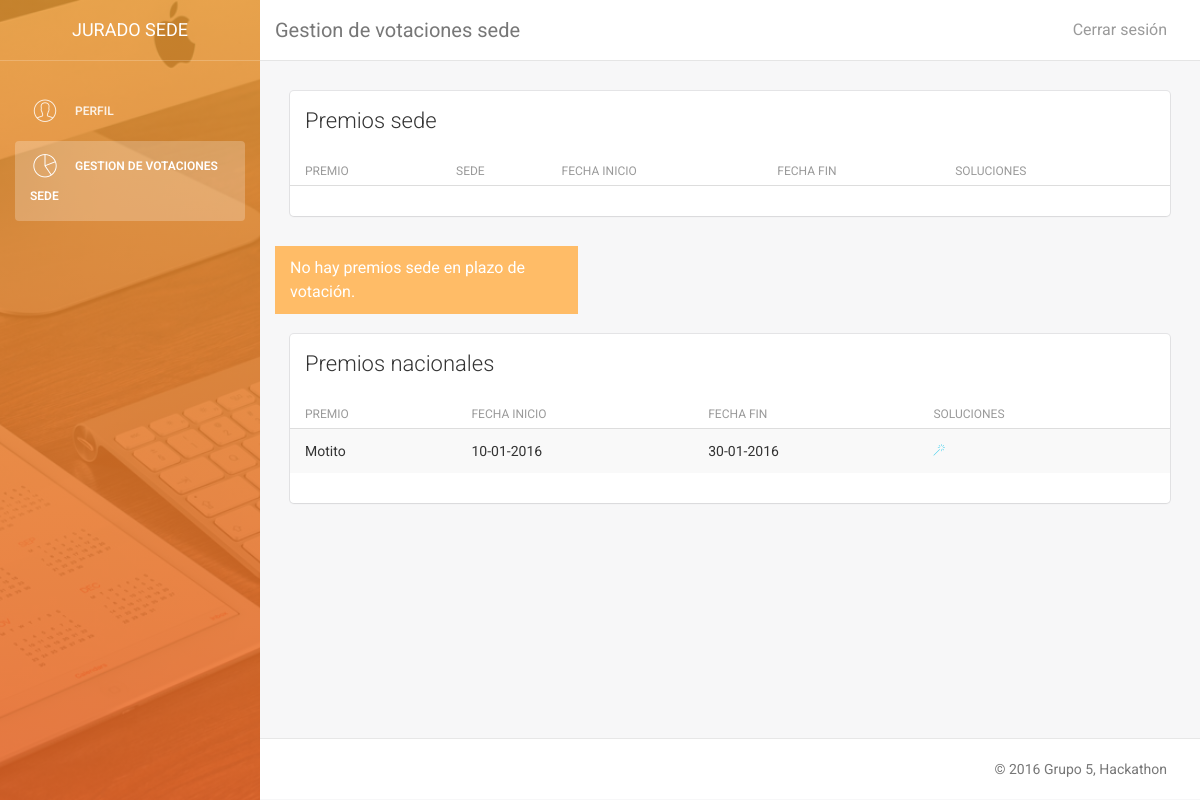
/vistas/jurado_sede/js_menu.php (signed in), run on an earlier commit of the app's database.
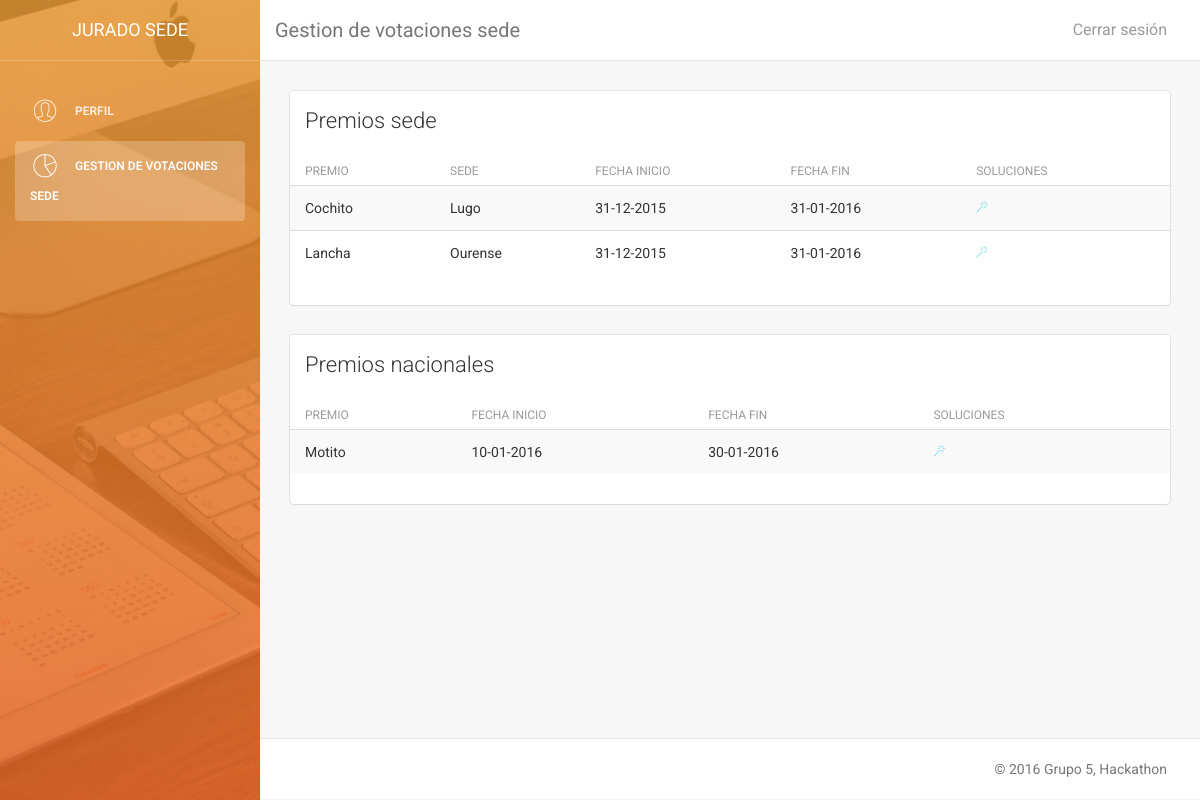
And on a later commit of the database.
### tables this page shows
CREATE TABLE IF NOT EXISTS Premio (
  `idPremio` VARCHAR(50) NOT NULL,
  `Sede_idSede` VARCHAR(50),
  `Descripcion` VARCHAR(300),
  `FechaEquipos` DATE NOT NULL,
  `FechaJuradoS` DATE NOT NULL,
  `FechaJuradoN` VARCHAR(45),
  `TipoPremio` ENUM('s', 'n') DEFAULT 'n',
  `Solucion_EsPropuesta` TINYINT(1),
  `Solucion_Equipo_idEquipo` VARCHAR(50),
  `Solucion_Reto_idReto` VARCHAR(50),
  PRIMARY KEY (`idPremio`),
  CONSTRAINT `fk_Premio_Solucion`
    FOREIGN KEY (`Solucion_EsPropuesta` , `Solucion_Equipo_idEquipo` , `Solucion_Reto_idReto`)
    REFERENCES Solucion(`EsPropuesta` , `Equipo_idEquipo` , `Reto_idReto`)
    ON DELETE CASCADE
    ON UPDATE CASCADE,
  CONSTRAINT `fk_Premio_Sede`
    FOREIGN KEY (`Sede_idSede`)
    REFERENCES Sede(`idSede`)
    ON DELETE CASCADE
    ON UPDATE CASCADE);

### modelo/esp.php (called while the page is built, shortened)
<?php
$idioma["aceptar"] = "Aceptar";
$idioma["cancelar"] = "Cancelar";
$idioma["editar"] = "Editar";
$idioma["eliminar"] = "Eliminar";
$idioma["volver"] = "Volver";
$idioma["crear"] = "Crear";
$idioma["modificar"] = "Modificar";
$idioma["cerrar"] = "Cerrar sesión";
$idioma["si"] = "SI";
$idioma["no"] = "NO";
$idioma['perfil'] = "Perfil";
$idioma['editar_perfil'] = "Editar perfil";
$idioma['eliminar_perfil'] = "Eliminar mi cuenta";
$idioma['rol'] = "Rol";
$idioma['idioma'] = "Idioma";
$idioma['nueva_pass'] = "Nueva contraseña";
$idioma["login_introduccion"] = "Bienvenido a la pagina del Hackaton.";
$idioma["login_introduccion2"] = "El mayor evento de retos del mundo";
$idioma["login_logueate"] = "Logueate en nuestro sitio";
$idioma["login_introduzca"] = "Introduzca su usario y contraseña para entrar:";
$idioma["login_usuario"] = "Usuario";
$idioma["login_pass"] = "Contraseña";
$idioma["login_aceptar"] = "Entra!";
$idioma["login_registrar"] = "Regístrate";
$idioma["login_or"] = "o si no...";
$idioma["login_visita"] = "Mira los retos";
$idioma["login_retos"] = "Retos";
$idioma['login_frase_retos'] = "Haz click en los retos para ver su descripcion";
$idioma['volver_login'] = "Volver al login";
$idioma['crear_reto'] = "¡Crea un reto!";
$idioma["registro_introduccion"] = "Bienvenido a la pagina del Hackaton.";
$idioma["registro_introduccion2"] = "El mayor evento de retos del mundo";
$idioma["registro_registrate"] = "Regístrate en nuestro sitio";
$idioma["registro_introduzca"] = "Rellena los campos para regístrarte:";
$idioma["registro_usuario"] = "Usuario";
$idioma["registro_sede"] = "Sede";
$idioma["registro_nombre"] = "Nombre";
$idioma["registro_pass"] = "Contraseña";
$idioma["registro_email"] = "Correo";
$idioma["registro_equipo"] = "Equipo";
$idioma["registro_aceptar"] = "Regístrate";
$idioma["registro_volver"] = "Volver";
$idioma["reto_introduce"] = "Completa los siguientes campos";
$idioma["gestion_retos"] = "Gestión de retos";
$idioma["retoSi"] = "Retos aceptados";
$idioma["retoNo"] = "Retos no aceptados";
$idioma["reto_nombre"] = "Nombre del reto";
$idioma["reto_descripcion"] = "Descripción";
$idioma["reto_aceptado"] = "Aceptado";
$idioma["reto_crear"] = "Crear reto";
$idioma["reto_modificar"] = "Modificar reto";
$idioma['retos'] = "Retos";
$idioma['reto_eliminar'] = "Eliminar reto";
$idioma["gestion_sedes"] = "Gestion de sedes";
$idioma["nueva_sede"] = "Nueva Sede";
$idioma["id_Sede"] = "Introduzca Ubicación";
$idioma["nombre_sede"] = "Nombre de sede";
$idioma["eliminar_sede"] = "Eliminar sede";
$idioma["gestion_usuarios"] = "Gestion de usuarios";
$idioma["nuevo_usu"] = "Crear usuario";
?>

### modelo/model_premio.php (called while the page is built, shortened)
<?php
include_once 'connect_DB.php';
class Premio {
    public function listar($tipo){
        $db = new Database();
        $sqlPremios = $db->consulta('SELECT * FROM Premio WHERE TipoPremio= \'' . $tipo . '\'');
        $arrayPremios = array();
        while ($row = mysqli_fetch_assoc($sqlPremios)) {
            $arrayPremios[] = $row;
        }
        return $arrayPremios;
    }
}
?>

### modelo/connect_DB.php (called while the page is built, shortened)
<?php
class Database {
    var $conexion;
    public function __construct($host="localhost",$user="admin_hackaton",
                                $pass="iu", $db="et1_hackaton"){
        $this->conexion = mysqli_connect($host, $user, $pass, $db);
    }
    public function consulta($sentencia){
        return mysqli_query($this->conexion,$sentencia);
    }
}
?>

### vistas/jurado_sede/js_menu.php (the view, shortened to what the changed rows need)
<!doctype html>
<html lang="en">
    <?php
    include_once '../../modelo/model_premio.php';
    $p = new Premio();
    $premiosS = $p->listar('s');
    $premiosN = $p->listar('n');
    $date = date('Y-m-d', time());
    ?>
    <body>
        <div class="wrapper">
            <div class="main-panel">
                <div class="content">
                    <div class="container-fluid">
                        <div class="card">
                            <div class="content table-responsive table-full-width">
                                <table class="table table-hover table-striped">
                                    <thead>
                                        <th><?php echo $idioma['premio'];?></th>
                                        <th><?php echo $idioma['registro_sede'];?></th>
                                        <th><?php echo $idioma['fi'];?></th>
                                        <th><?php echo $idioma['ff'];?></th>
                                        <th><?php echo $idioma['soluciones'];?></th>
                                    </thead>
                                    <tbody>
                                        <?php $count = 0;
                                        foreach ($premiosS as $ps){
                                        if(($ps['FechaEquipos'] < $date) && ($ps['FechaJuradoS'] >= $date)){
                                        $count++;?>
                                        <tr>
                                            <td><?php echo $ps['idPremio'];?></td>
                                            <td><?php echo $ps['Sede_idSede'];?></td>
                                            <td><?php $fi=date_create($ps['FechaEquipos']);
                                            echo date_format($fi,"d-m-Y");?></td>
                                            <td><?php $ff=date_create($ps['FechaJuradoS']);
                                            echo date_format($ff,"d-m-Y");?></td>
                                            <td><a href="js_soluciones_sede.php?premio=<?php echo $ps['idPremio'];?>&sede=<?php echo $ps['Sede_idSede'];?>"><i class="pe-7s-magic-wand"></i></a></td>
                                        </tr>
                                        <?php }
                                        }?>
                                    </tbody>
                                </table>
                            </div>
                        </div>
                        <?php if($count == 0){ ?>
                        <div class="row">
                            <div class="col-md-4 alert alert-warning bs-alert-old-docs">
                                <p><?php echo $idioma['js_no_ps'];?>.</p>
                            </div>
                        </div>
                        <?php } ?>
                        <div class="card">
                            <div class="content table-responsive table-full-width">
                                <table class="table table-hover table-striped">
                                    <thead>
                                        <th><?php echo $idioma['premio'];?></th>
                                        <th><?php echo $idioma['fi'];?></th>
                                        <th><?php echo $idioma['ff'];?></th>
                                        <th><?php echo $idioma['soluciones'];?></th>
                                    </thead>
                                    <tbody>
                                        <?php
                                        foreach ($premiosN as $pn){
                                        if(($pn['FechaEquipos'] < $date) && ($pn['FechaJuradoS'] >= $date)){
                                        $count2++;?>
                                        <tr>
                                            <td><?php echo $pn['idPremio'];?></td>
                                            <td><?php $fi=date_create($pn['FechaEquipos']);
                                            echo date_format($fi,"d-m-Y");?></td>
                                            <td><?php $ff=date_create($pn['FechaJuradoS']);
                                            echo date_format($ff,"d-m-Y");?></td>
                                            <td><a href="js_soluciones.php?premio=<?php echo $pn['idPremio'];?>"><i class="pe-7s-magic-wand"></i></a></td>
                                        </tr>
                                        <?php }
                                        }?>
                                    </tbody>
                                </table>
                            </div>
                        </div>
                    </div>
                </div>
            </div>
        </div>
    </body>
</html>

What changed in the data, as far as the page shows it:
added premio: idPremio "Cochito", Sede_idSede "Lugo", FechaEquipos "31-12-2015", FechaJuradoS "31-01-2016", shown under "Premios sede"
added premio: idPremio "Lancha", Sede_idSede "Ourense", FechaEquipos "31-12-2015", FechaJuradoS "31-01-2016", shown under "Premios sede"
Also different on the page:
$idioma['js_no_ps']: "No hay premios sede en plazo de votación" → (not shown)
